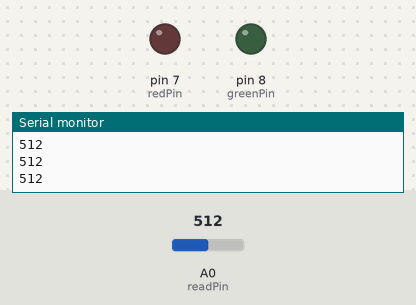
Simulated run of this sketch. Board: Arduino Uno, built with avr-gcc and run on an emulated ATmega328P. On the bench: output pins drawn as LEDs (lit = HIGH), the last lines printed to the serial monitor. Inputs (shaded band) come from the test bench; at power-on: A0 (readPin) = 512.

Above: at 1.3 s.
1.4 s: A0 (readPin) set to 638
2.9 s: A0 (readPin) set to 666
At 4.0 s:
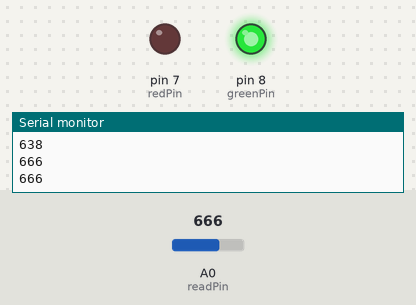
4.5 s: A0 (readPin) set to 217
6.0 s: A0 (readPin) set to 183
At 6.3 s:
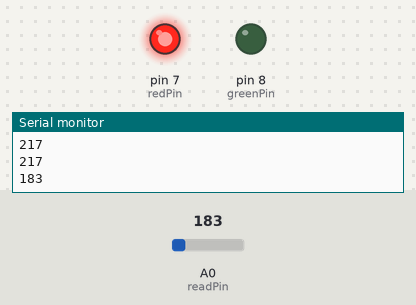
7.5 s: A0 (readPin) set to 660
At 8.7 s:
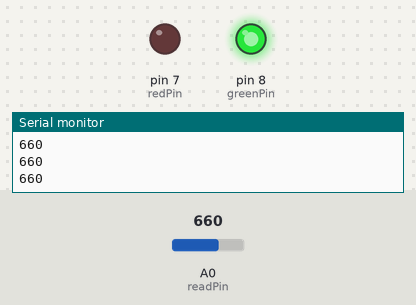
9.0 s: A0 (readPin) set to 190
At 9.8 s:
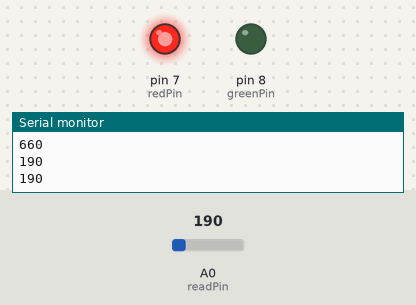
Timing chart, 0 to 11.5 s (numbered marks = the images above; inputs shaded):
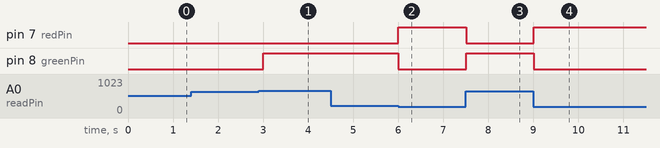

Measured:
- the behaviour switches between 649 and 650 on A0 (readPin) (found by bisection; images 0 and 1)
- the behaviour switches between 201 and 200 on A0 (readPin) (found by bisection; images 1 and 2)
- after the input at 2.9 s, pin 8 (greenPin): LOW → HIGH after 0.10 s
- after the input at 6.0 s, pin 7 (redPin): LOW → HIGH at once; pin 8 (greenPin): HIGH → LOW at once
- after the input at 7.5 s, pin 7 (redPin): HIGH → LOW at once; pin 8 (greenPin): LOW → HIGH at once
- after the input at 9.0 s, pin 7 (redPin): LOW → HIGH at once; pin 8 (greenPin): HIGH → LOW at once

The sketch:

photoresistor.ino
```cpp
int readPin = A0;
int readVal;
int delayTime = 500;
int redPin = 7;
int greenPin =8;

void setup() {
  pinMode(readPin, INPUT);
  pinMode(redPin, OUTPUT);
  pinMode(greenPin, OUTPUT);
  Serial.begin(9600);
}

void loop() {
  readVal = analogRead(readPin);
  if(readVal >=650){
    digitalWrite(greenPin,HIGH);
    digitalWrite(redPin, LOW);
  }
  if (readVal <= 200){
    digitalWrite(redPin, HIGH);
    digitalWrite(greenPin,LOW);
  }
  Serial.println(readVal);
  delay(delayTime);
}
```
